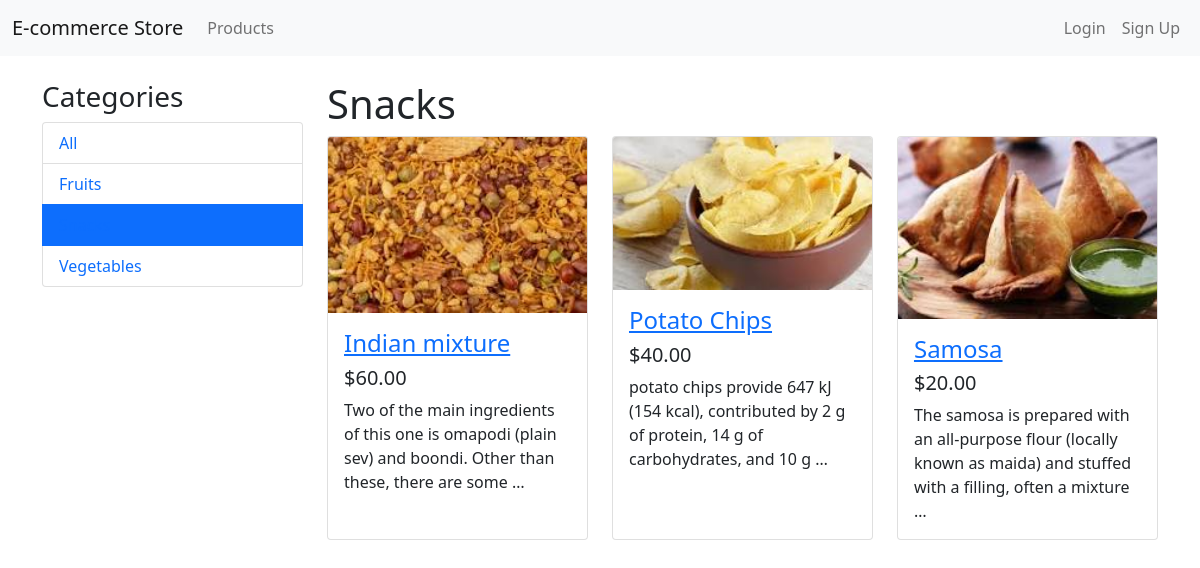
Page /products/snacks/ on the committed database.
### store/models.py (models this page shows, shortened)
class Category(models.Model):
    name = models.CharField(max_length=200, db_index=True)
    slug = models.SlugField(max_length=200, unique=True)
    class Meta:
        ordering = ('name',)
        verbose_name = 'category'
        verbose_name_plural = 'categories'
    def get_absolute_url(self):
        return reverse('store:product_list_by_category', args=[self.slug])

class Product(models.Model):
    category = models.ForeignKey(Category, related_name='products', on_delete=models.CASCADE)
    name = models.CharField(max_length=200, db_index=True)
    slug = models.SlugField(max_length=200, db_index=True)
    image = models.ImageField(upload_to='products/%Y/%m/%d', blank=True)
    description = models.TextField(blank=True)
    price = models.DecimalField(max_digits=10, decimal_places=2)
    available = models.BooleanField(default=True)
    created = models.DateTimeField(auto_now_add=True)
    updated = models.DateTimeField(auto_now=True)
    class Meta:
        ordering = ('name',)
        index_together = (('id', 'slug'),)
    def get_absolute_url(self):
        return reverse('store:product_detail', args=[self.id, self.slug])

### store/views.py (the view)
# urls.py: path('', views.product_list, name='home'),
def product_list(request, category_slug=None):
    category = None
    categories = Category.objects.all()
    products = Product.objects.filter(available=True)
    if category_slug:
        category = get_object_or_404(Category, slug=category_slug)
        products = products.filter(category=category)
    return render(request,
                  'store/product/list.html',
                  {'category': category,
                   'categories': categories,
                   'products': products})

### templates/store/product/list.html (shortened to what this page needs)
{% extends "base.html" %}
{% load static %}
{% block content %}
  <div class="row">
    <div class="col-lg-3">
      <h3>Categories</h3>
      <ul class="list-group">
        <li class="list-group-item {% if not category %}active{% endif %}">
          <a href="{% url 'store:product_list' %}" class="text-decoration-none">All</a>
        </li>
        {% for c in categories %}
          <li class="list-group-item {% if category.slug == c.slug %}active{% endif %}">
            <a href="{{ c.get_absolute_url }}" class="text-decoration-none">{{ c.name }}</a>
          </li>
        {% endfor %}
      </ul>
    </div>
    <div class="col-lg-9">
      <h1>{% if category %}{{ category.name }}{% else %}Products{% endif %}</h1>
      <div class="row">
        {% for product in products %}
          <div class="col-lg-4 col-md-6 mb-4">
            <div class="card h-100">
              <a href="{{ product.get_absolute_url }}">
                <img class="card-img-top" src="{% if product.image %}{{ product.image.url }}{% else %}{% static "img/no_image.png" %}{% endif %}" alt="{{ product.name }}">
              </a>
              <div class="card-body">
                <h4 class="card-title">
                  <a href="{{ product.get_absolute_url }}">{{ product.name }}</a>
                </h4>
                <h5>${{ product.price }}</h5>
                <p class="card-text">{{ product.description|truncatewords:20 }}</p>
              </div>
            </div>
          </div>
        {% empty %}
          <p>No products found.</p>
        {% endfor %}
      </div>
    </div>
  </div>
{% endblock %}

### rows in the picture
Category: name "Fruits"
Category: name "Vegetables"
Category: name "Snacks"
Product: image (picture), name "Indian mixture", price "60.00", description "Two of the main ingredients of this one is omapodi (plain sev) and boondi. Other than these, there are some …"
Product: image (picture), name "Potato Chips", price "40.00", description "potato chips provide 647 kJ (154 kcal), contributed by 2 g of protein, 14 g of carbohydrates, and 10 g …"
Product: image (picture), name "Samosa", price "20.00", description "The samosa is prepared with an all-purpose flour (locally known as maida) and stuffed with a filling, often a mixture …"
